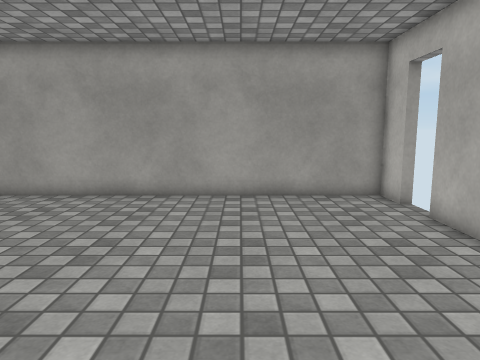
View 1 (above)

12 first-person views from a walk through a scene from a Unity 3-D project. The camera is 1.2 m above the floor, tilts 8° down and sees 70° across. Doors are open. The floor is counted in squares, 0.5 m on a side. Each view is taken from the middle of a square. On the plan, view 1 faces up. The plan holds only what a view shows up to about 20 squares ahead; the rest is blank. Surface patterns are stand-ins for the level's own textures.

View 2
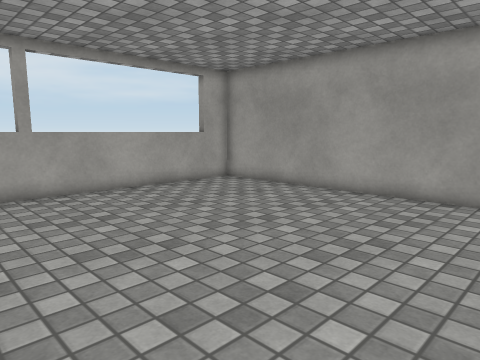

View 3
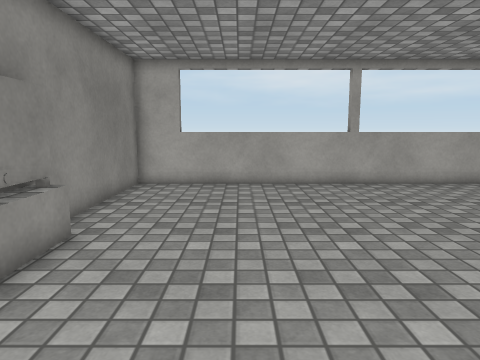

View 4
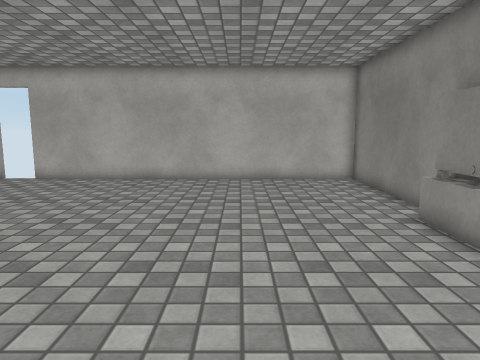

View 5
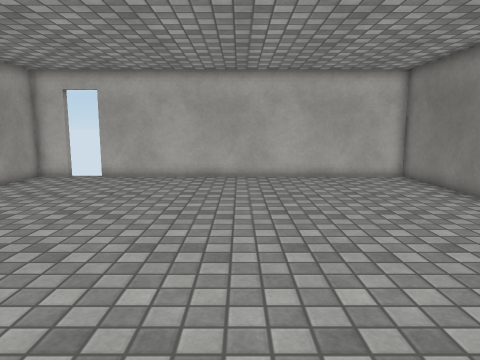

View 6
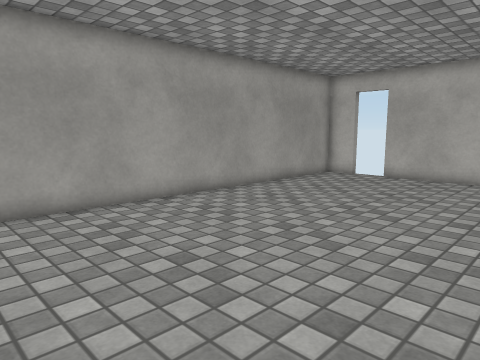

View 7
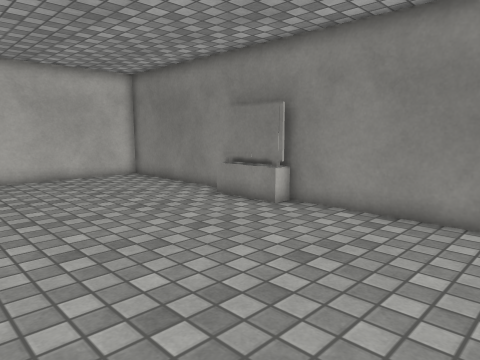

View 8
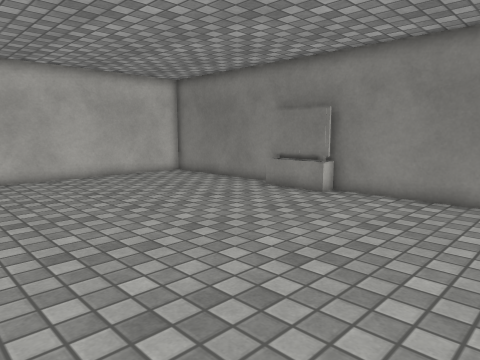

View 9
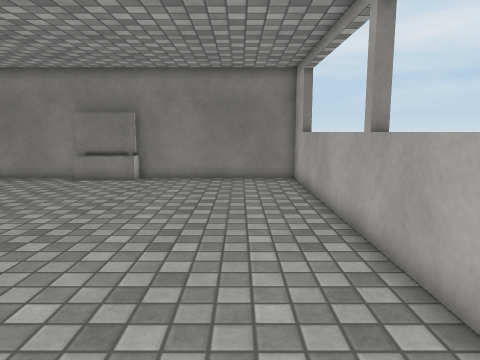

View 10
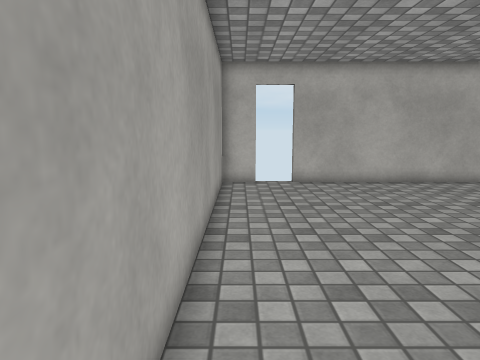

View 11
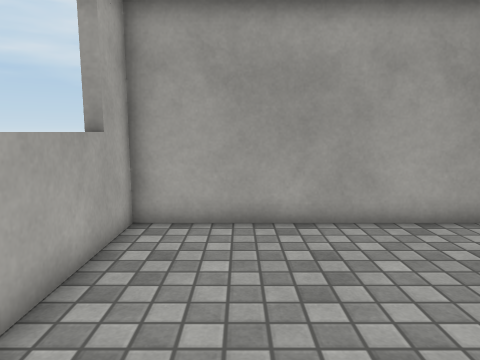

View 12
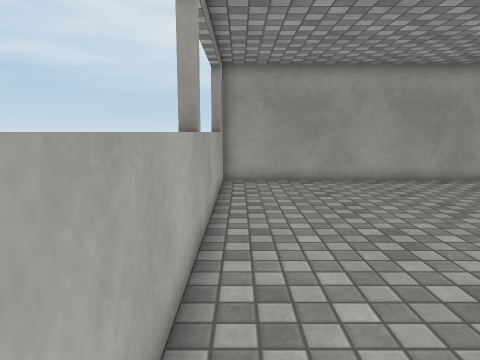

### Floor plan
Points are (right, up) in squares from view 1. A wall is a line through its corners. A room is listed if a view was taken in it or the views show most of it. See-through windows are left out.
Room 1 (views 1, 2, 3, 4, 5, 6, 7, 8, 9, 10, 11, 12)
walls: (5.4, 11.2) (5.4, 12.8) (-13.8, 12.8) (-13.8, -6.8) (5.4, -6.8) (5.4, 9.4) (5.8, 9.4)
low walls: (-5.8, -6.8) (-5.8, -5.9) (-2.8, -5.9)
ways out: open door at (6, 10.5)

Positions as (right, up) in squares from view 1, and headings:
1: (0, 0), facing up
2: (0, 0), facing up-left
3: (2, -2), facing left
4: (-12, -1), facing right
5: (-13, 2), facing right
6: (-13, 2), facing up-right
7: (-13, 3), facing down-right
8: (-13, 6), facing down-right
9: (-11, 11), facing down
10: (-11, 12), facing right
11: (-11, 4), facing up
12: (-13, -4), facing up
